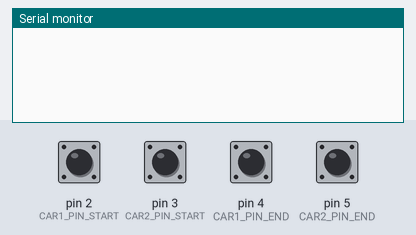
Recording of a sketch running on a simulated Arduino Uno, built with avr-gcc and run on an emulated ATmega328P. On the bench: the last lines printed to the serial monitor. The test bench sets the inputs (shaded band); at power-on: pin 2 (CAR1_PIN_START), pin 3 (CAR2_PIN_START), pin 4 (CAR1_PIN_END), pin 5 (CAR2_PIN_END) HIGH.

Above: at 1.2 s.
1.3 s: pin 2 (CAR1_PIN_START) pulled LOW for 0.15 s
At 1.7 s:
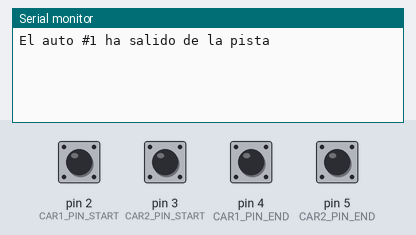
2.9 s: pin 4 (CAR1_PIN_END) pulled LOW for 0.15 s
At 4.1 s:
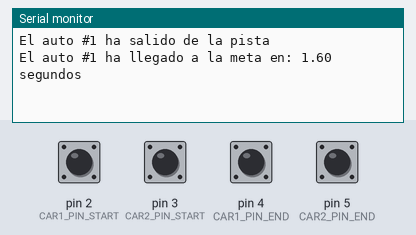
4.5 s: pin 3 (CAR2_PIN_START) pulled LOW for 0.15 s
At 5.3 s:
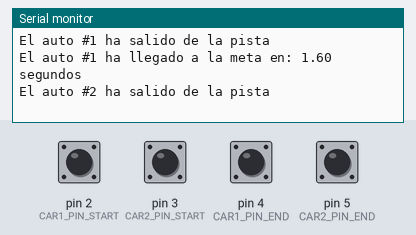
6.1 s: pin 5 (CAR2_PIN_END) pulled LOW for 0.15 s
At 6.6 s:
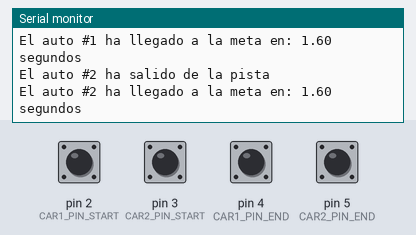
7.7 s: pin 2 (CAR1_PIN_START) driven LOW and pin 4 (CAR1_PIN_END) driven LOW
At 7.8 s:
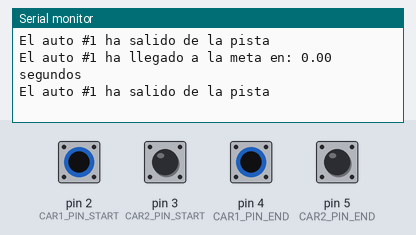
10.7 s: pin 3 (CAR2_PIN_START) pulled LOW for 1 s
At 10.81 s:
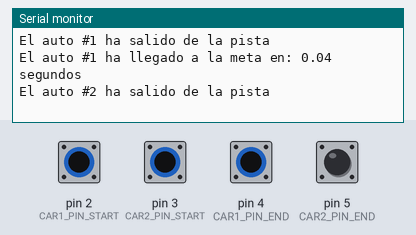
Timing chart, 0 to 13.7 s (numbered marks = the images above; inputs shaded):
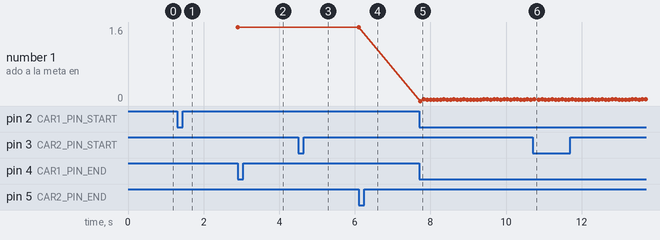

The sketch:

Automatic_car_racing_circuit_program.ino
```cpp
#define CAR1_PIN_START 2
#define CAR1_PIN_END 4
#define CAR2_PIN_START 3
#define CAR2_PIN_END 5

bool car1_started = false;
bool car2_started = false;

unsigned long last_time = 0;
unsigned long time_start_car1 = 0;
unsigned long time_start_car2 = 0;

double seconds_car1 = 0.0;
double seconds_car2 = 0.0;

void setup() {
  Serial.begin(9600);
  pinMode(CAR1_PIN_START,INPUT_PULLUP);
  pinMode(CAR2_PIN_START,INPUT_PULLUP);
  pinMode(CAR1_PIN_END,INPUT_PULLUP);
  pinMode(CAR2_PIN_END,INPUT_PULLUP);
}

void loop() {

  //Auto #1

  //Si el auto #1 presionó el boton de la salida
  if( !digitalRead(CAR1_PIN_START) && !car1_started ){
    time_start_car1 = millis();
    car1_started = true;
    Serial.println("El auto #1 ha salido de la pista");
  }

  //Si el auto #1 presionó el boton de la meta
  if ( !digitalRead(CAR1_PIN_END) && car1_started ){
    seconds_car1 = (float(millis()) - float(time_start_car1)) / 1000;
    car1_started = false;
    time_start_car1 = 0;
    Serial.print("El auto #1 ha llegado a la meta en: ");
    Serial.print(seconds_car1);
    Serial.println(" segundos");
  }


  //Auto #2

  //Si el auto #2 presiono el boton de la salida
  if( !digitalRead(CAR2_PIN_START) && !car2_started ){
    time_start_car2 = millis();
    car2_started = true;
    Serial.println("El auto #2 ha salido de la pista");
  }

  //Si el aito #2 presiono el boton de la meta
  if ( !digitalRead(CAR2_PIN_END) && car2_started ){
    seconds_car2 = (float(millis()) - float(time_start_car2)) / 1000;
    car2_started = false;
    time_start_car2 = 0;
    Serial.print("El auto #2 ha llegado a la meta en: ");
    Serial.print(seconds_car2);
    Serial.println(" segundos");
  }
}
```

Measured:
- after the input at 1.3 s, the serial monitor: prints a new line at once (image 1)
- after the input at 2.9 s, the serial monitor: prints a new line at once (image 2)
- after the input at 4.5 s, the serial monitor: prints a new line at once (image 3)
- after the input at 6.1 s, the serial monitor: prints a new line at once (image 4)
- after the input at 7.7 s, the serial monitor: prints a new line at once (image 5)
- after the input at 10.7 s, the serial monitor: prints a new line after 0.09 s (image 6)
- plotted number 1: 1.6 → 0.03 after the input at 7.7 s
